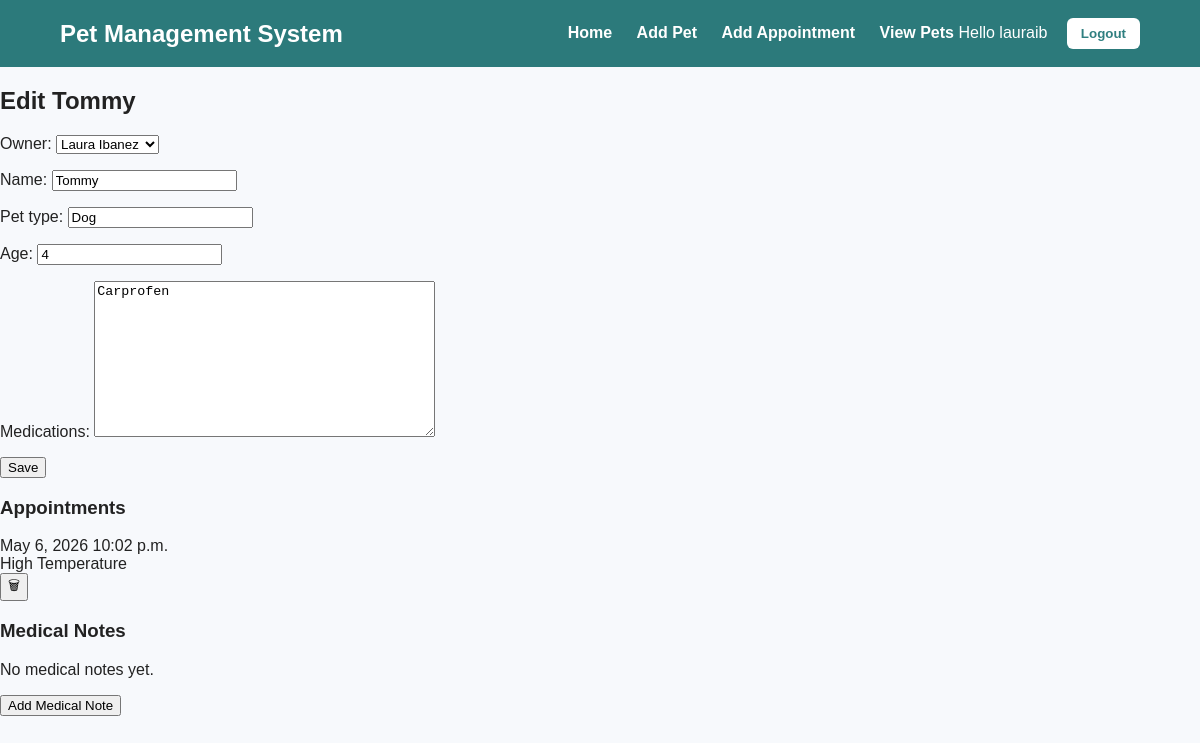
Before: /pets/4/edit/ (signed in) with the older database file.
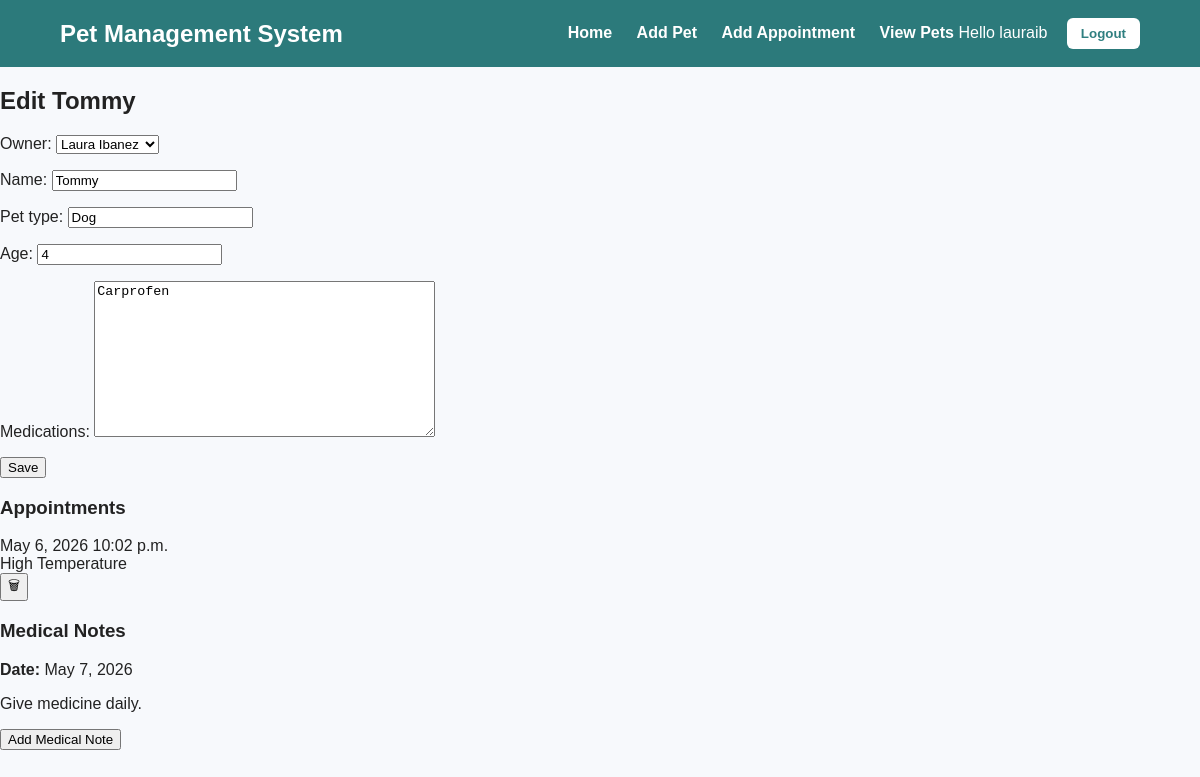
After: the same page with the newer database file.
### pets/models.py (models this page shows, shortened)
class Appointment(models.Model):
    pet = models.ForeignKey(Pet, on_delete=models.CASCADE, related_name="appointments")
    date = models.DateField()
    time = models.TimeField()
    reason = models.CharField(max_length=200)
    notes = models.TextField(blank=True)

class MedicalNote(models.Model):
    pet = models.ForeignKey(Pet, related_name="notes", on_delete=models.CASCADE)
    date = models.DateField(auto_now_add=True)
    note = models.TextField()

### pets/views.py (the view)
# urls.py: path("pets/<int:id>/edit/", views.edit_pet, name="edit_pet"),
@login_required
def edit_pet(request, id):
    pet = get_object_or_404(Pet, id=id)
    if request.method == "POST":
        form = PetForm(request.POST, instance=pet)
        if form.is_valid():
            form.save()
            return redirect("pet_list")
    else:
        form = PetForm(instance=pet)
    appointments = pet.appointments.all()
    return render(request, "pets/pet_form.html", {
        "form": form,
        "pet": pet,
        "appointments": appointments
    })

### pets/pet_form.py
class PetForm(forms.ModelForm):
    class Meta:
        model = Pet
        fields = ['owner', 'name', 'pet_type', 'age', 'medications']

### pets/models.py (called while the page is built)
    def __str__(self):
        return f"{self.first_name} {self.last_name}"

### pets/templates/pets/pet_form.html (shortened to what this page needs)
{% extends 'pets/base.html' %}
{% block content %}
<h2>
    {% if pet %}
        Edit {{ pet.name }}
    {% else %}
        Add a Pet
    {% endif %}
</h2>
<form method="POST">
    {{ form.as_p }}
    <button type="submit">Save</button>
</form>
<h3>Appointments</h3>
{% for appt in appointments %}
    <div>
        {{ appt.date }} {{ appt.time }}
        <br>
        {{ appt.reason }}
        <form method="POST" action="{% url 'delete_appointment' appt.id %}">
            <button type="submit" class="btn-delete">🗑</button>
        </form>
    </div>
{% empty %}
    <p>No appointments yet</p>
{% endfor %}
<h3>Medical Notes</h3>
{% for note in pet.notes.all %}
    <div style="margin-bottom: 15px;">
        <p><strong>Date:</strong> {{ note.date }}</p>
        <p>{{ note.note }}</p>
    </div>
{% empty %}
    <p>No medical notes yet.</p>
{% endfor %}
<a href="{% url 'medical_notes' %}?pet_id={{ pet.id }}">
    <button type="button">Add Medical Note</button>
</a>
{% endblock %}

Changed rows visible on the page:
added MedicalNote: date "May 7, 2026", note "Give medicine daily."
Other visible differences:
text no longer shown: "No medical notes yet."
